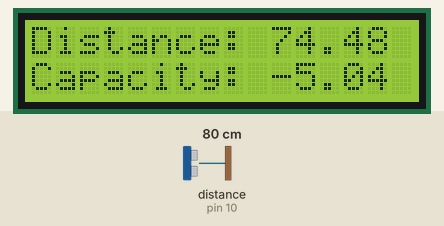
Simulated run of this sketch. Board: Arduino Uno, built with avr-gcc and run on an emulated ATmega328P. Parts: 16×2 character LCD. Wiring (inferred from the names in the program): ultrasonic range finder: trigger pin 9; echo pin 10. The test bench sets the inputs (shaded band); at power-on: distance to the obstacle (sensor on pin 10) 80 cm. The echo pulse lasts 58.3 µs per cm.

Above: at 1.2 s.
1.3 s: distance to the obstacle (sensor on pin 10) set to 2 cm
At 1.9 s:
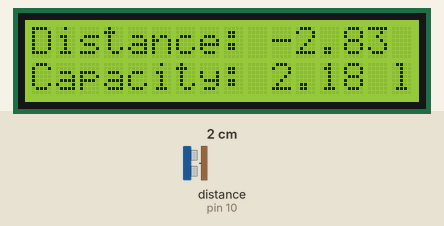
2.8 s: distance to the obstacle (sensor on pin 10) set to 9 cm
At 4.0 s:
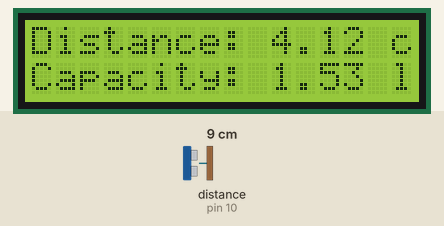
4.3 s: distance to the obstacle (sensor on pin 10) set to 4 cm
At 4.36 s:
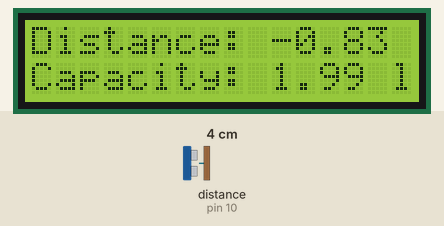

Measured:
- after the input at 1.3 s, the display: first changes at once (image 1 shows a later state)
- after the input at 2.8 s, the display: first changes at once (image 2 shows a later state)
- after the input at 4.3 s, the display: first changes at once (image 3 shows a later state)

The sketch:

WaterMeasurement.ino
```cpp
/*
  Program Description: Meassures the water level in the tank using ultrasonic sensor
  Program Name: Water Level Measurment System
  Date: 24/11/2020
  Programmer Name: Talha Tallat
*/

#include <LiquidCrystal.h> // includes the LiquidCrystal Library
LiquidCrystal lcd(1, 2, 4, 5, 6, 7); // Creates an LCD object. Parameters: (rs, enable, d4, d5, d6, d7)

const float trigPin = 9;
const float echoPin = 10;
long t; //duration
float maxHeight = 20.5; //maximum height of the tank in cm
float v; // volume in cubic cm
float actual_height;
float r = 10.9/2; // radius of tank in cm
float capacity; // capacity in liters
float distanceCm; // distance variable


void setup() {
lcd.begin(16,2); // Initializes the interface to the LCD screen, and specifies the dimensions (width and height) of the display
pinMode(trigPin, OUTPUT); // transmited
pinMode(echoPin, INPUT); // Recived
}


void loop() {
digitalWrite(trigPin, LOW);
delayMicroseconds(2);
digitalWrite(trigPin, HIGH);
delayMicroseconds(10); /* set the Trig on a High State for 10 µs
to generate the ultrasound which sends 8 cycle sonic burst at the speed of light*/
digitalWrite(trigPin, LOW);
t = pulseIn(echoPin, HIGH); /*Burst will be received in the Echo pin
which outputs the time in microseconds the sound wave traveled*/

distanceCm = t*0.034/2; /*where 0.034 is the speed of the soundin cm/us*/
/* The sound wave needs to travel forward and bounce backward.
Multiply the received travel time value from the echo pin by 0.034/2 to get the distance in cm*/
distanceCm = distanceCm - 4.5; //offset correction to place the sensor 4.5cm higher than the tank
actual_height = maxHeight - distanceCm;
v = ((3.141592654*(r*r))*(actual_height));
capacity = v/1000; // capacity in litre

lcd.setCursor(0,0); // Sets the location at which subsequent text written to the LCD will be displayed
lcd.print("Distance: "); // Prints string "Distance" on the LCD
lcd.print(distanceCm); // Prints the distance value from the sensor
lcd.print(" cm");
delay(10);

lcd.setCursor(0,1);
lcd.print("Capacity: ");
lcd.print(capacity);
lcd.print(" litre");
delay(10);
}
```
